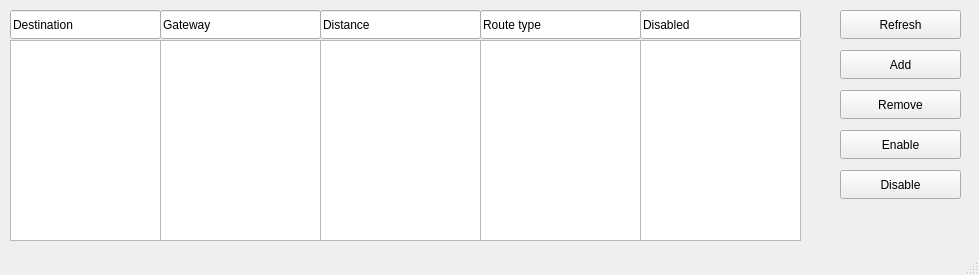
<?xml version="1.0" encoding="UTF-8"?>
<ui version="4.0">
 <class>MainWindow</class>
 <widget class="QMainWindow" name="MainWindow">
  <property name="geometry">
   <rect>
    <x>0</x>
    <y>0</y>
    <width>979</width>
    <height>275</height>
   </rect>
  </property>
  <property name="windowTitle">
   <string>Routes</string>
  </property>
  <widget class="QWidget" name="centralwidget">
   <widget class="QListWidget" name="gwField">
    <property name="geometry">
     <rect>
      <x>160</x>
      <y>40</y>
      <width>161</width>
      <height>201</height>
     </rect>
    </property>
   </widget>
   <widget class="QListWidget" name="distanceField">
    <property name="geometry">
     <rect>
      <x>320</x>
      <y>40</y>
      <width>161</width>
      <height>201</height>
     </rect>
    </property>
   </widget>
   <widget class="QPushButton" name="refreshButton">
    <property name="geometry">
     <rect>
      <x>840</x>
      <y>10</y>
      <width>121</width>
      <height>29</height>
     </rect>
    </property>
    <property name="text">
     <string>Refresh</string>
    </property>
   </widget>
   <widget class="QLineEdit" name="version_2">
    <property name="geometry">
     <rect>
      <x>320</x>
      <y>10</y>
      <width>161</width>
      <height>29</height>
     </rect>
    </property>
    <property name="text">
     <string>Distance</string>
    </property>
   </widget>
   <widget class="QPushButton" name="removeButton">
    <property name="geometry">
     <rect>
      <x>840</x>
      <y>90</y>
      <width>121</width>
      <height>29</height>
     </rect>
    </property>
    <property name="text">
     <string>Remove</string>
    </property>
   </widget>
   <widget class="QPushButton" name="addButton">
    <property name="geometry">
     <rect>
      <x>840</x>
      <y>50</y>
      <width>121</width>
      <height>29</height>
     </rect>
    </property>
    <property name="text">
     <string>Add</string>
    </property>
   </widget>
   <widget class="QLineEdit" name="version">
    <property name="geometry">
     <rect>
      <x>160</x>
      <y>10</y>
      <width>161</width>
      <height>29</height>
     </rect>
    </property>
    <property name="text">
     <string>Gateway</string>
    </property>
   </widget>
   <widget class="QLineEdit" name="package_2">
    <property name="geometry">
     <rect>
      <x>10</x>
      <y>10</y>
      <width>151</width>
      <height>29</height>
     </rect>
    </property>
    <property name="text">
     <string>Destination</string>
    </property>
   </widget>
   <widget class="QListWidget" name="destField">
    <property name="geometry">
     <rect>
      <x>10</x>
      <y>40</y>
      <width>151</width>
      <height>201</height>
     </rect>
    </property>
   </widget>
   <widget class="QPushButton" name="enableButton">
    <property name="geometry">
     <rect>
      <x>840</x>
      <y>130</y>
      <width>121</width>
      <height>29</height>
     </rect>
    </property>
    <property name="text">
     <string>Enable</string>
    </property>
   </widget>
   <widget class="QPushButton" name="disableButton">
    <property name="geometry">
     <rect>
      <x>840</x>
      <y>170</y>
      <width>121</width>
      <height>29</height>
     </rect>
    </property>
    <property name="text">
     <string>Disable</string>
    </property>
   </widget>
   <widget class="QLineEdit" name="version_3">
    <property name="geometry">
     <rect>
      <x>480</x>
      <y>10</y>
      <width>161</width>
      <height>29</height>
     </rect>
    </property>
    <property name="text">
     <string>Route type</string>
    </property>
   </widget>
   <widget class="QListWidget" name="dynamicField">
    <property name="geometry">
     <rect>
      <x>480</x>
      <y>40</y>
      <width>161</width>
      <height>201</height>
     </rect>
    </property>
   </widget>
   <widget class="QListWidget" name="disableField">
    <property name="geometry">
     <rect>
      <x>640</x>
      <y>40</y>
      <width>161</width>
      <height>201</height>
     </rect>
    </property>
   </widget>
   <widget class="QLineEdit" name="version_4">
    <property name="geometry">
     <rect>
      <x>640</x>
      <y>10</y>
      <width>161</width>
      <height>29</height>
     </rect>
    </property>
    <property name="text">
     <string>Disabled</string>
    </property>
   </widget>
  </widget>
  <widget class="QStatusBar" name="statusbar"/>
 </widget>
 <resources/>
 <connections/>
</ui>
